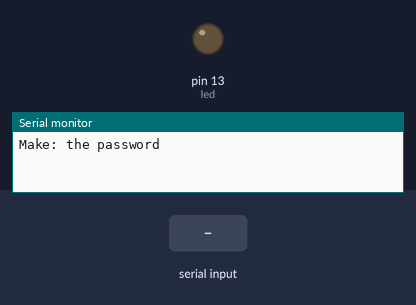
The sketch below on a simulated Arduino Uno, built with avr-gcc and run on an emulated ATmega328P. Parts: output pins drawn as LEDs (lit = HIGH), the last lines printed to the serial monitor. Inputs (shaded band) come from the test bench.

Above: at 1.2 s.
1.3 s: "1" received over Serial
4.3 s: "2" received over Serial
At 8.0 s:
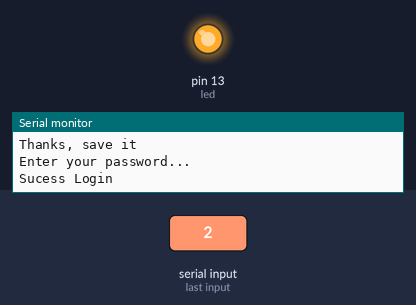
Timing chart, 0 to 13.3 s (numbered marks = the images above; inputs shaded):
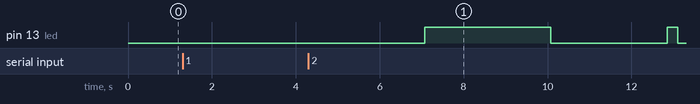

The sketch:

code.ino
```cpp
// C++ code
//
String passwd;
#define led 13
#define timeOut 2777
#define sft 1
#define numbersRange 10
#define numbersStart 48
#define numbersEnd 57
#define lettersRange 26
#define lowerCaseStart 65
#define lowerCaseEnd 90
#define upperCaseStart 97
#define upperCaseEnd 122

void setup()
{
  pinMode(led, OUTPUT);
  Serial.begin(9600);
  Serial.setTimeout(timeOut);
}

void loop()
{
  if(passwd.length()!=0){
    //read the password
    Serial.println("Enter your password...");
    String passEnter = Serial.readString();
    if(passEnter==passwd){
      Serial.println("Sucess Login");
      //update the password for the next time
      caesarCipherEncryption(passwd);
      //turn on for 3 seconds
      digitalWrite(led,HIGH);
      delay(3000);
     }else{
      Serial.println("Wrong Password");
      //blink for 3 seconds
      unsigned long time = millis();
      while(millis()-time < 3000){//not 3000 cuse there some execuation ime
    	digitalWrite(led,!digitalRead(led));
        delay(250);
      }
    }
    digitalWrite(led,LOW);

  }else{
    Serial.println("Make: the password");
    passwd = Serial.readString();
    caesarCipherEncryption(passwd);
    Serial.println("Thanks, save it");
  }

}
void caesarCipherEncryption(String &text) {
  int charDec, transfDec, charDecInRange;
  for(int i = 0; i < text.length(); i++) {
    charDec = (int) text[i];//char decimal
    //numbers range
    if(numbersStart<=charDec && charDec <= numbersEnd){
      charDecInRange = charDec-numbersStart;
      charDecInRange +=sft;
      transfDec = charDecInRange%numbersRange;
      transfDec +=numbersStart ;
    }else if( lowerCaseStart<=charDec && charDec<=lowerCaseEnd){
      charDecInRange = charDec-lowerCaseStart;
      charDecInRange +=sft;
      transfDec = charDecInRange%lettersRange;
      transfDec +=lowerCaseStart ;
    }else if(lowerCaseStart<=charDec && charDec<=upperCaseEnd){
      charDecInRange = charDec-upperCaseStart;
      charDecInRange +=sft;
      transfDec = charDecInRange%lettersRange;
      transfDec +=upperCaseStart ;
    }else{
      //the rest of ascii code
      transfDec = charDec;
    }
    //replacing it
    text[i] = transfDec;
  }
}
```
